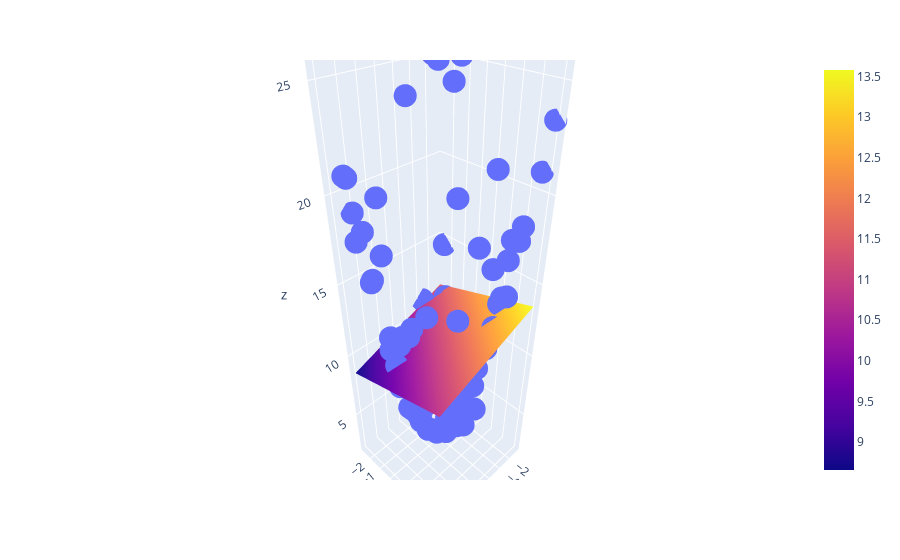

The notebook cell saved with this chart:
### Code cell
import plotly.graph_objects as go

fig =  px.scatter_3d(df, x=x.ravel(), y=y.ravel(), z=z.ravel())
fig.add_trace(go.Surface(x = x_input, y = y_input, z = z_final))

fig.show()
